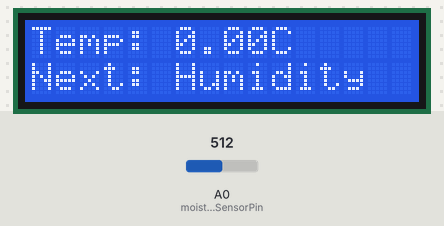
Recording of a sketch running on a simulated Arduino Uno, built with avr-gcc and run on an emulated ATmega328P. Shown: 16×2 character LCD. The test bench sets the inputs (shaded band); at power-on: A0 (moistureSensorPin) = 512. What the sketch prints to the serial monitor is not drawn.

Above: at 0.2 s.
At 6.4 s:
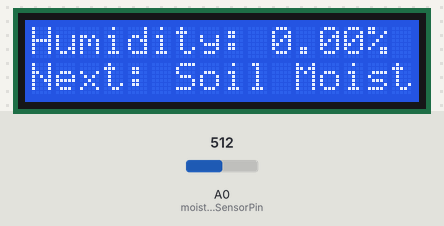
At 19.4 s:
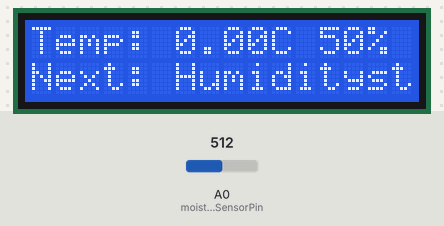
At 32.6 s:
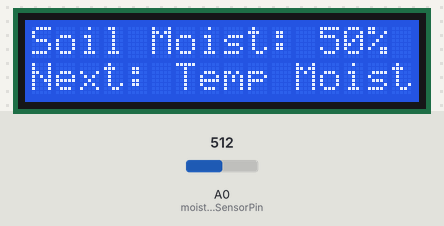

Measured:
- what the display in image 1 shows lasts 6.4 s, from 6.4 s to 12.8 s
- what the display in image 2 shows lasts 6.6 s, from 19.3 s to 25.9 s

The sketch:

dldproject_copy_20240716180832.ino
```cpp
#include <LiquidCrystal_I2C.h>

// Pin definitions
const int moistureSensorPin = A0;     // Analog pin A0 for moisture sensor

LiquidCrystal_I2C lcd(0x27, 16, 2); // Adjust the address (0x27) based on your LCD module

float temperature = 0.0; // Placeholder for temperature
float humidity = 0.0; // Placeholder for humidity

int displayMode = 0; // 0: Temperature, 1: Humidity, 2: Soil Moisture
unsigned long displayTimer = 0;

// Task structure
struct Task {
    int priority;
    void (*action)();
    Task* next;
};

// Priority Queue implemented as a binary heap
class PriorityQueue {
private:
    Task** heap;
    int capacity;
    int size;

    void swap(Task*& a, Task*& b) {
        Task* temp = a;
        a = b;
        b = temp;
    }

    void heapifyUp(int index) {
        if (index && heap[parent(index)]->priority > heap[index]->priority) {
            swap(heap[index], heap[parent(index)]);
            heapifyUp(parent(index));
        }
    }

    void heapifyDown(int index) {
        int left = leftChild(index);
        int right = rightChild(index);
        int smallest = index;

        if (left < size && heap[left]->priority < heap[smallest]->priority) {
            smallest = left;
        }

        if (right < size && heap[right]->priority < heap[smallest]->priority) {
            smallest = right;
        }

        if (smallest != index) {
            swap(heap[index], heap[smallest]);
            heapifyDown(smallest);
        }
    }

    int parent(int index) { return (index - 1) / 2; }
    int leftChild(int index) { return (2 * index + 1); }
    int rightChild(int index) { return (2 * index + 2); }

public:
    PriorityQueue(int cap) : capacity(cap), size(0) {
        heap = new Task*[capacity];
    }

    void push(Task* task) {
        if (size == capacity) {
            Serial.println("Heap overflow");
            return;
        }
        heap[size] = task;
        heapifyUp(size);
        size++;
    }

    Task* pop() {
        if (size == 0) {
            return nullptr;
        }

        Task* root = heap[0];
        heap[0] = heap[--size];
        heapifyDown(0);

        return root;
    }

    bool empty() {
        return size == 0;
    }
};

// Simple linked list for storing historical sensor data
struct Node {
    float data;
    Node* next;
    Node(float d) : data(d), next(nullptr) {}
};

class LinkedList {
private:
    Node* head;
    int capacity;
    int size;

public:
    LinkedList(int cap) : head(nullptr), capacity(cap), size(0) {}

    void add(float data) {
        Node* newNode = new Node(data);
        newNode->next = head;
        head = newNode;
        size++;
        if (size > capacity) {
            removeLast();
        }
    }

    void removeLast() {
        if (!head) return;
        if (!head->next) {
            delete head;
            head = nullptr;
            size--;
            return;
        }

        Node* secondLast = head;
        while (secondLast->next->next) {
            secondLast = secondLast->next;
        }

        delete secondLast->next;
        secondLast->next = nullptr;
        size--;
    }

    void print() {
        Node* temp = head;
        while (temp) {
            Serial.print(temp->data);
            Serial.print(" -> ");
            temp = temp->next;
        }
        Serial.println("NULL");
    }
};

LinkedList temperatureHistory(10); // Placeholder
LinkedList humidityHistory(10); // Placeholder
PriorityQueue taskQueue(10);

void readSensors() {
    int moistureValue = analogRead(moistureSensorPin);
    int moisturePercentage = map(moistureValue, 0, 1023, 0, 100);

    temperatureHistory.add(temperature); // Placeholder
    humidityHistory.add(humidity); // Placeholder

    Serial.print("Soil Moisture: ");
    Serial.print(moisturePercentage);
    Serial.println("%");

    Serial.print("Temperature History: ");
    temperatureHistory.print();
    Serial.print("Humidity History: ");
    humidityHistory.print();
}

void displayStatus() {
    lcd.setCursor(0, 0);
    switch (displayMode) {
        case 0:
            lcd.print("Temp: ");
            lcd.print(temperature);
            lcd.print("C");
            break;
        case 1:
            lcd.print("Humidity: ");
            lcd.print(humidity);
            lcd.print("%");
            break;
        case 2:
            int moistureValue = analogRead(moistureSensorPin);
            int moisturePercentage = map(moistureValue, 0, 1023, 0, 100);
            lcd.print("Soil Moist: ");
            lcd.print(moisturePercentage);
            lcd.print("%");
            break;
    }

    lcd.setCursor(0, 1);
    switch (displayMode) {
        case 0:
            lcd.print("Next: Humidity");
            break;
        case 1:
            lcd.print("Next: Soil Moist");
            break;
        case 2:
            lcd.print("Next: Temp");
            break;
    }
}

void setupTasks() {
    Task* readSensorTask = new Task{1, readSensors, nullptr};
    Task* displayStatusTask = new Task{2, displayStatus, nullptr};

    taskQueue.push(readSensorTask);
    taskQueue.push(displayStatusTask);
}

void executeTasks() {
    while (!taskQueue.empty()) {
        Task* task = taskQueue.pop();
        task->action();
        delete task;
    }
}

void setup() {
    Serial.begin(9600);
    lcd.begin(16, 2);
    lcd.backlight();
}

void loop() {
    unsigned long currentMillis = millis();

    if (currentMillis - displayTimer >= 5000) {
        displayMode = (displayMode + 1) % 3;
        displayTimer = currentMillis;
    }

    setupTasks();
    executeTasks();

    delay(2000);  // Delay between readings
}
```
